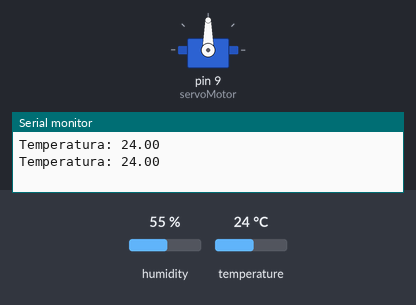
Simulated run of this sketch. Board: Arduino Uno, built with avr-gcc and run on an emulated ATmega328P. Parts: servo, the last lines printed to the serial monitor. The inputs (shaded band) are chosen by the test bench; at power-on: temperature 24 °C, humidity 55 %.

Above: at 11.8 s.
11.9 s: temperature set to 29 °C
20.4 s: temperature set to 32 °C
At 23.9 s:
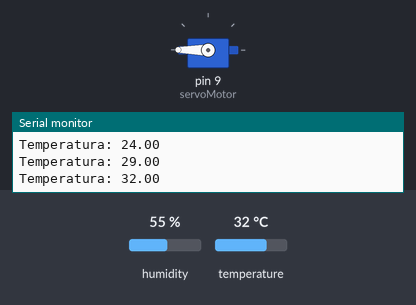
28.9 s: temperature set to 12 °C
At 30.6 s:
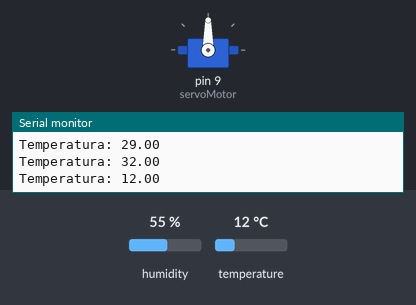
37.4 s: temperature set to 33 °C
At 41.5 s:
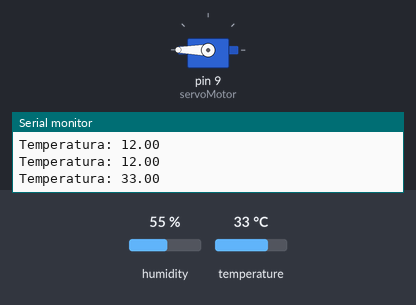
Timing chart, 0 to 43.0 s (numbered marks = the images above; inputs shaded):
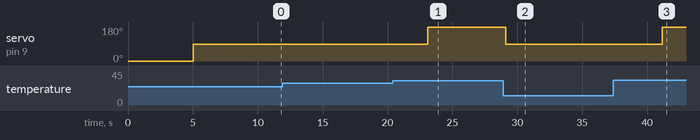

The sketch:

LAB6.ino
```cpp
#include <DHT.h>//Libreria del Servomotor
#include <DHT_U.h>
#include <Servo.h>
Servo servoMotor;

int DHTPIN = 2; //Pin digital donde se conecta el sensor
#define Type DHT11 //Tipo de sensor

DHT HT (DHTPIN,Type);//Iniciamos el sensor

void setup() {
  Serial.begin(9600);
  HT.begin();//Inicia sensor
  servoMotor.attach(9);//Conecta al pin 9
  servoMotor.write(0);//inicia el servo en 0 grados
}

void loop() {
  delay(5000); //medidas cada 5 segundos
  float T=HT.readTemperature();//Leemos la temperatura en celsius
   if (T>30){
 // Desplazamos a la posición 180º
  Serial.print("Temperatura: ");
  Serial.println(T);
 	servoMotor.write(180);
	delay(1000);
  }else{
    // Desplazamos a la posición 90º
  Serial.print("Temperatura: ");
   Serial.println(T);
	 servoMotor.write(90);
	 delay(1000);
  }
}
```

Measured:
- the behaviour switches between 30 and 31 °C on temperature (found by bisection; images 0 and 1)
- after the input at 20.4 s, servo on pin 9 (servoMotor): 90° → 180° after 2.7 s
- after the input at 28.9 s, servo on pin 9 (servoMotor): 180° → 90° after 0.22 s
- after the input at 37.4 s, servo on pin 9 (servoMotor): 90° → 180° after 3.8 s
